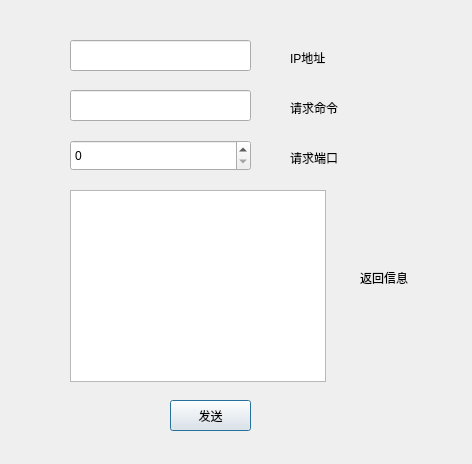
<?xml version="1.0" encoding="UTF-8"?>
<ui version="4.0">
 <class>Sender</class>
 <widget class="QDialog" name="Sender">
  <property name="geometry">
   <rect>
    <x>0</x>
    <y>0</y>
    <width>472</width>
    <height>464</height>
   </rect>
  </property>
  <property name="windowTitle">
   <string>Sender</string>
  </property>
  <widget class="QPushButton" name="pushButton">
   <property name="geometry">
    <rect>
     <x>170</x>
     <y>400</y>
     <width>81</width>
     <height>31</height>
    </rect>
   </property>
   <property name="text">
    <string>发送</string>
   </property>
  </widget>
  <widget class="QLineEdit" name="lineEdit">
   <property name="geometry">
    <rect>
     <x>70</x>
     <y>90</y>
     <width>181</width>
     <height>31</height>
    </rect>
   </property>
  </widget>
  <widget class="QLineEdit" name="ip_addr">
   <property name="geometry">
    <rect>
     <x>70</x>
     <y>40</y>
     <width>181</width>
     <height>31</height>
    </rect>
   </property>
  </widget>
  <widget class="QLabel" name="label">
   <property name="geometry">
    <rect>
     <x>290</x>
     <y>50</y>
     <width>72</width>
     <height>15</height>
    </rect>
   </property>
   <property name="text">
    <string>IP地址</string>
   </property>
  </widget>
  <widget class="QLabel" name="label_2">
   <property name="geometry">
    <rect>
     <x>290</x>
     <y>100</y>
     <width>72</width>
     <height>15</height>
    </rect>
   </property>
   <property name="text">
    <string>请求命令</string>
   </property>
  </widget>
  <widget class="QLabel" name="label_3">
   <property name="geometry">
    <rect>
     <x>290</x>
     <y>150</y>
     <width>72</width>
     <height>15</height>
    </rect>
   </property>
   <property name="text">
    <string>请求端口</string>
   </property>
  </widget>
  <widget class="QSpinBox" name="server_port">
   <property name="geometry">
    <rect>
     <x>70</x>
     <y>140</y>
     <width>181</width>
     <height>31</height>
    </rect>
   </property>
   <property name="maximum">
    <number>65535</number>
   </property>
  </widget>
  <widget class="QTextBrowser" name="textBrowser">
   <property name="geometry">
    <rect>
     <x>70</x>
     <y>190</y>
     <width>256</width>
     <height>192</height>
    </rect>
   </property>
  </widget>
  <widget class="QLabel" name="label_4">
   <property name="geometry">
    <rect>
     <x>360</x>
     <y>270</y>
     <width>72</width>
     <height>15</height>
    </rect>
   </property>
   <property name="text">
    <string>返回信息</string>
   </property>
  </widget>
 </widget>
 <layoutdefault spacing="6" margin="11"/>
 <resources/>
 <connections/>
</ui>
